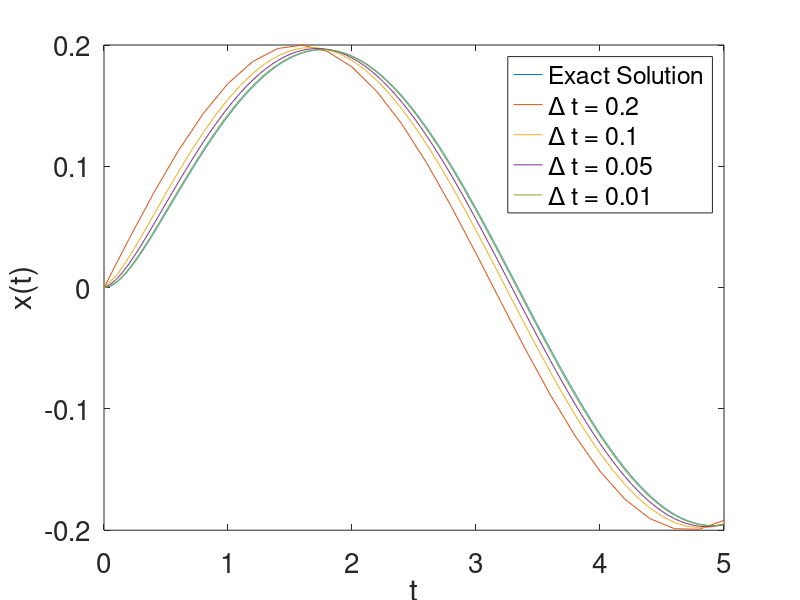
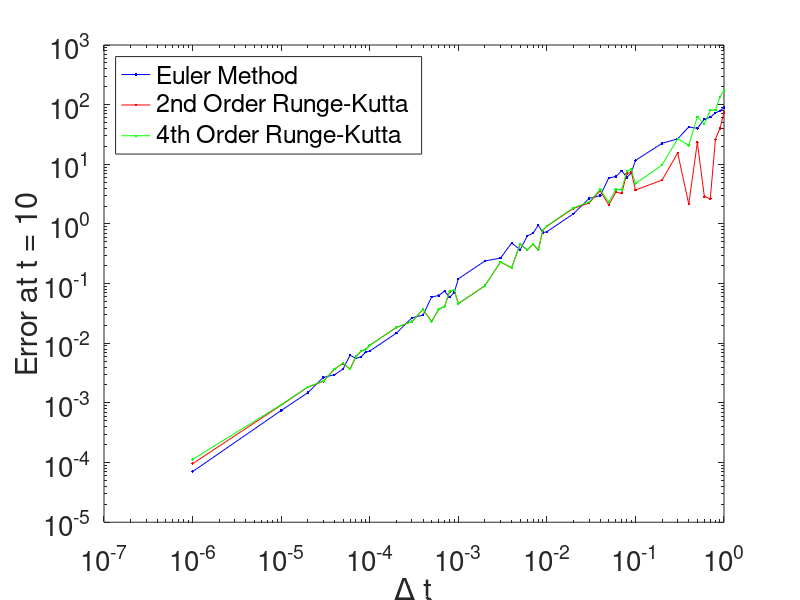

These figures' MATLAB source, in order: (Note: this script raises an error after producing the figures.)
% Chris Kreienkamp
% Wed Dec 6, 2017
% Diff Eq 1
% Homework 10

close all
clear all
clc


%% Problem 1 (12.1)

figure(1)
t_1 = linspace(0,10,10000);
x_1 = 1/26.*exp(-5*t_1)+5/26*sin(t_1)-1/26*cos(t_1);
dat1 = importdata('output1201_1.txt');
dat2 = importdata('output1201_2.txt');
dat3 = importdata('output1201_3.txt');
dat4 = importdata('output1201_5.txt');
plot(t_1,x_1,dat1(:,1),dat1(:,2),dat2(:,1),dat2(:,2),dat3(:,1),dat3(:,2),dat4(:,1),dat4(:,2))
legend('Exact Solution','\Delta t = 0.2','\Delta t = 0.1','\Delta t = 0.05','\Delta t = 0.01')
axis([0 5 -.2 0.2])
xlabel('t'); ylabel('x(t)')
set(gca,'FontSize',20)


%% Problem 2
data_2 = [  1.0000000000000000        88.964904904365540        73.653040930628777        173.75376238455709
   0.89999997615814209        78.945042046284229        40.047747137533406        133.65041427529556 
   0.80000001192092896        72.807205017394665        26.162632994173237        81.335772531701366  
  0.69999998807907104        61.473773386665357        2.6517061471606098        80.502435822635306     
  0.60000002384185791        56.879745563069875        2.8727316577428894        47.352669859100217     
  0.50000000000000000        40.097411222755909        23.329300627112389        62.584473192609522     
  0.40000000596046448        42.291749799504885        2.1460913661247503        20.767683346355255     
  0.30000001192092896        26.721393405264479        15.514174442049651        26.703575162106276     
  0.20000000298023224        22.490837113798989        5.4374660478862324        9.7560549731786494     
  0.10000000149011612        11.617734693351935        3.7022030841849869        4.7413997115334610   
  9.00000035762786865E-002   7.2138664824786929        7.3455966888504065        8.2189468532387195     
  7.99999982118606567E-002   6.0263671099592386        7.0262135816894613        7.7135776748879721     
  7.00000002980232239E-002   7.7981022731776619        3.2664783083699831        3.7723535252783194     
  5.99999986588954926E-002   6.2176633898769467        3.4002171042195926        3.7723140029575859     
  5.00000007450580597E-002   5.9050459705733260        2.0839383387369850        2.3387387399070860     
  3.99999991059303284E-002   2.9858679446514884        3.6065296655606858        3.7722900899154581     
  2.99999993294477463E-002   2.6804295620636083        2.2467652619290845        2.3387080780184704     
  1.99999995529651642E-002   1.4855488755561908        1.8252800076447784        1.8659870826755451     
  9.99999977648258209E-003  0.74085499025281365       0.91797828928982028       0.92807848671684212     
  8.99999961256980896E-003  0.71233225694811608       0.78006547580339713       0.78823698036460144     
  8.00000037997961044E-003  0.95786315286817114       0.36367369051211540       0.37010466765167394     
  7.00000021606683731E-003  0.70130416262773565       0.45792048830639942       0.46285428072906143     
  6.00000005215406418E-003  0.62735696191617762       0.36646043009645268       0.37008733856976050     
  4.99999988824129105E-003  0.36993953149348613       0.46030349181366148       0.46282960386812988     
  4.00000018998980522E-003  0.47954340048198674       0.18326213591767271       0.18488113476165324     
  3.00000002607703209E-003  0.26784061134976866       0.23021521325264871       0.23113257418523858     
  2.00000009499490261E-003  0.23991509235450792       9.19975152401093510E-002  9.24142472420896866E-002
  1.00000004749745131E-003  0.11998368255626701       4.60999073678181048E-002  4.62170796844389997E-002
  8.99999984540045261E-004  7.11300827416749826E-002  7.84251164945999335E-002  7.85227732397686395E-002
  7.99999979790300131E-004  5.91299552760204961E-002  7.38185220351255111E-002  7.38986854995715703E-002
  6.99999975040555000E-004  7.48039366215209611E-002  4.14940971048594065E-002  4.15599919614493274E-002
  6.00000028498470783E-004  6.27644202509713978E-002  3.69274969574178158E-002  3.69804518468868082E-002
  5.00000023748725653E-004  5.99879295256613432E-002  2.30856009667945727E-002  2.31271391726295406E-002
  3.99999989895150065E-004  2.95655640069014680E-002  3.69134707362235304E-002  3.69466724532969693E-002
  3.00000014249235392E-004  2.67561601790475834E-002  2.31012915552213371E-002  2.31273294499061421E-002
  1.99999994947575033E-004  1.47853352701474705E-002  1.84552251226079989E-002  1.84763680032915545E-002
  9.99999974737875164E-005  7.39613222789614611E-003  9.22464827775115737E-003  9.24267003534851028E-003
    9.00000013643875718E-005  7.10008164972464328E-003  7.85848528236954280E-003  7.87640562944602607E-003
  7.99999979790300131E-005  5.91819996013498439E-003  7.37840117474775070E-003  7.39608224407106718E-003
  7.00000018696300685E-005  5.61695106226522967E-003  6.01766979902151888E-003  6.03518429046800975E-003
  5.99999984842725098E-005  6.28668409746069301E-003  3.68557270191161024E-003  3.70298247344180709E-003
  4.99999987368937582E-005  3.70147328352743443E-003  4.60895337694466889E-003  4.62619143767994956E-003
  3.99999989895150065E-005  2.96265057006905863E-003  3.68565181234714601E-003  3.70296266832781384E-003
  2.99999992421362549E-005  2.68536153996024041E-003  2.30099298644859118E-003  2.31808928691634719E-003
  1.99999994947575033E-005  1.48484555600703061E-003  1.83931750494537027E-003  1.85647029090318938E-003
  9.99999974737875164E-006  7.45963911583658046E-004  9.16159707415431512E-004  9.33225193307407608E-004
  9.99999997475242708E-007  7.04851029809105967E-005  9.57347444341394294E-005  1.12796928519287576E-004];
dt = data_2(:,1);
figure(2)
loglog(dt,data_2(:,2),'b.-',dt,data_2(:,3),'r.-',dt,data_2(:,4),'g.-')
legend('Euler Method','2nd Order Runge-Kutta','4th Order Runge-Kutta','Location','Northwest')
xlabel('\Delta t'); ylabel('Error at t = 10')
set(gca,'FontSize',20)


%% Problem 3 (12.6)
dt_3a = importdata('outch1206a.txt');
dt_3b = importdata('outch1206b.txt');
dt_3c = importdata('outch1206c.txt');
dt_3d = importdata('outch1206d.txt');
dt_3e = importdata('outch1206e.txt');
dt_3f = importdata('outch1206f.txt');
dt_3g = importdata('outch1206g.txt');
dt_3h = importdata('outch1206h.txt');
dt_3p = importdata('outch1206p.txt');
dt_3q = importdata('outch1206q.txt');
dt_3r = importdata('outch1206r.txt');
dt_3s = importdata('outch1206s.txt');
dt_3t = importdata('outch1206t.txt');
dt_3u = importdata('outch1206u.txt');
dt_3v = importdata('outch1206v.txt');
dt_3w = importdata('outch1206w.txt');

figure(3)
t_3 = linspace(0,10,10000);
exact_3p = exp(-1/2*t_3).*(cos(sqrt(3)/2*t_3)+sqrt(3)/3*sin(sqrt(3)/2*t_3))-cos(t_3);
exact_3a = exp(-1/2*t_3).*(3.7-5*cos(sqrt(3)/2*t_3)+.00126486*sin(sqrt(3)/2*t_3))-3.7e-5*cos(30*t_3)-.00111*sin(30*t_3);

plot(dt_3p(:,1),dt_3p(:,2), dt_3q(:,1),dt_3q(:,2), dt_3r(:,1),dt_3r(:,2),...
    dt_3s(:,1),dt_3s(:,2), dt_3t(:,1),dt_3t(:,2), dt_3u(:,1),dt_3u(:,2),...
    dt_3v(:,1),dt_3v(:,2), dt_3w(:,1),dt_3w(:,2),t_3,exact_3p)
axis([0 8 -1.3 1.1])
xlabel('t'); ylabel('x(t)')
legend('\Delta t = 0.2','\Delta t = 0.175','\Delta t = 0.15',...
    '\Delta t = 0.125','\Delta t = 0.1','\Delta t = 0.05',...
    '\Delta t = 0.025','\Delta t = 0.0125','Exact','Location','Best')
set(gca,'FontSize',20)

figure(4)
plot(dt_3a(:,1),dt_3a(:,2), dt_3b(:,1),dt_3b(:,2), dt_3c(:,1),dt_3c(:,2),...
    dt_3d(:,1),dt_3d(:,2), dt_3e(:,1),dt_3e(:,2), dt_3f(:,1),dt_3f(:,2),...
    dt_3g(:,1),dt_3g(:,2), dt_3h(:,1),dt_3h(:,2),t_3,exact_3a)
xlabel('t'); ylabel('x(t)')
axis([0 10 -1.5 2])
legend('\Delta t = 0.2','\Delta t = 0.175','\Delta t = 0.15',...
    '\Delta t = 0.125','\Delta t = 0.1','\Delta t = 0.05',...
    '\Delta t = 0.025','\Delta t = 0.0125','Exact','Location','Best')
set(gca,'FontSize',20)


%% Problem 4

figure(5)
time_period = [-1 10];
initial = 1/(1+exp(40));
[t,x] = ode45(@ode45hw10, time_period, initial);
texact = linspace(-1,10,10000);
xexact = 1./(1+exp(-40*texact));
xerror = 1./(1+exp(-40*t));
plot(t,x,'o',texact,xexact,'-')
xlabel('t'); ylabel('x')
set(gca,'FontSize',20)
legend('ode45 Approximation','Exact Solution','Location','Southeast')

error = abs(xerror-x);
figure(6)
plot(t,error,'mo-')
xlabel('t'); ylabel('Error')
set(gca,'FontSize',20)
axis([-2 10.5 -0.02 1.02])

for i = 1:length(t)
    if error(i) == max(error)
        tfinal = t(i);
    end
end

% MATLAB does not give a good solution. As seen from the plot of the error,
% MATLAB is inconsistent and unpredictable with its deviation from the
% actual answer. The spike is due to MATLAB'S ode45() delay in following
% the shape of the actual graph.

figure(7)
dt_4 = [0.1, 0.09, 0.08, 0.07, 0.06, 0.05, 0.04, 0.03, 0.02, 0.01, 0.009]; 
data_4 = [0.76378929006578966, 0.48948834517969220, 0.31254651603919814,...
0.12430408302791685, 4.61247218054805508E-003, 3.23011512951554280E-005,...
5.84665658887040252E-007, 1.82952743066344681E-007, 1.31840495187773854E-007,...
2.52892383700853429E-007, 1.98288021446835216E-007];
loglog(dt_4,data_4,'ro','Markersize',10,'Linewidth',3)
xlabel('\Delta t'); ylabel('Error at t = 0.368')
set(gca,'FontSize',20)
axis([5*10^-3 0.15 10^-8 1.1])


%% Problem 5
